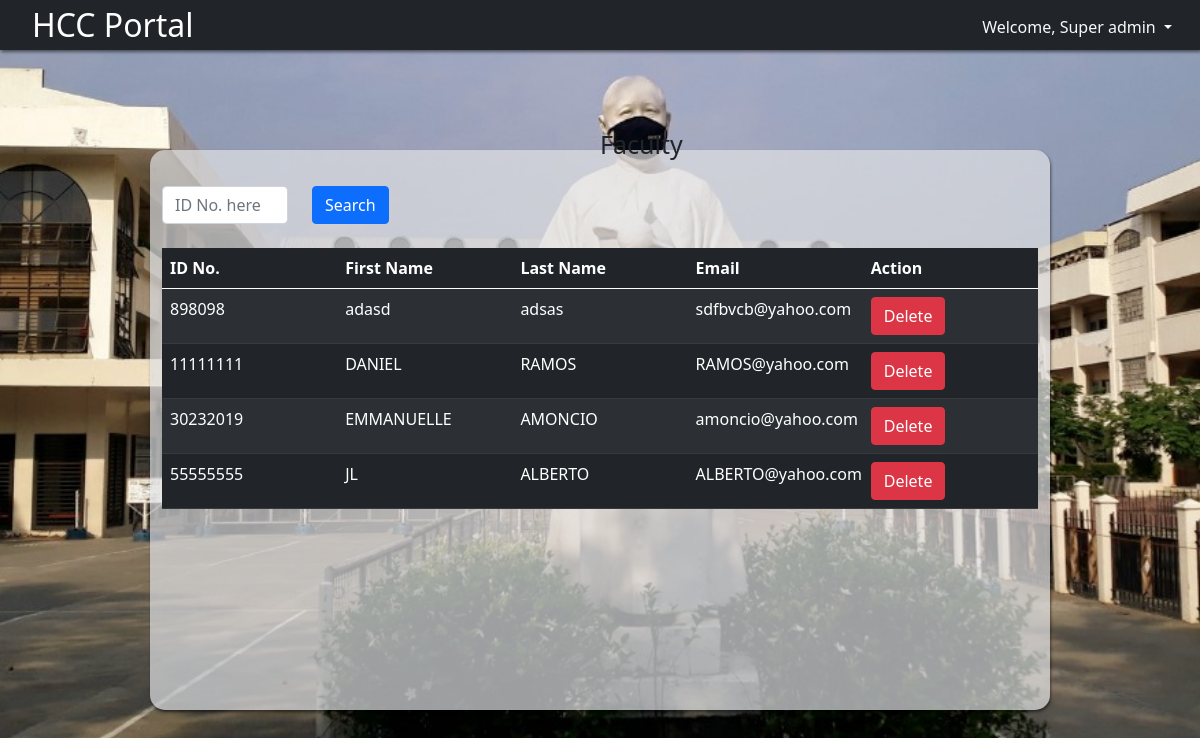
The page /admin/facultymembers.php (signed in) on the database its author committed.
### tables this page shows
CREATE TABLE `users` (
  `id` bigint(11) NOT NULL,
  `username` varchar(255) NOT NULL,
  `lastname` varchar(255) NOT NULL,
  `email` varchar(255) NOT NULL,
  `birthdate` varchar(255) NOT NULL,
  `tel` varchar(255) NOT NULL,
  `password` varchar(255) NOT NULL,
  `address` varchar(255) NOT NULL,
  `course` varchar(255) NOT NULL,
  `year` varchar(255) NOT NULL,
  `section` varchar(255) NOT NULL,
  `picture` varchar(255) NOT NULL,
  `role` varchar(255) NOT NULL
);

### admin/facultymembers.php (the view, shortened to what this page needs)
<?php
include '../config.php';
$sql = "SELECT * FROM users WHERE role='Faculty'";
$result = mysqli_query($conn, $sql);
?>
<!DOCTYPE html>
<html lang="en">
<body>
  <?php
    include("header.php");
  ?>
  <div class="container w-75">
    <form class="row" method="POST">
      <div class="col-xl" id="tablelength" style="margin-top:4%; position:relative;">
        <center><label class="form-label" id="titlepos">Faculty</label></center>
        <div class="row">
          <div class="col-md-2">
            <input type="text" name="searchRes" class="form-control" placeholder="ID No. here" maxlength="8" value="" required/>
          </div>
          <div class="col-md-1">
            <button class="btn btn-primary float-start" type="submit" name="findUser">Search</button>
          </div>
        </div>
      <br />
      <div class="table-wrapper-scroll-y scrollbar">
        <table class="table table-striped table-dark" id="table">
          <thead>
            <tr>
              <th scope="col" >ID No.</th>
              <th scope="col" >First Name</th>
              <th scope="col" >Last Name</th>
              <th scope="col" >Email</th>
              <th scope="col" >Action</th>
            </tr>
          </thead>
          <tbody>
            <?php
              if ($result->num_rows > 0) {
                while ($row = mysqli_fetch_array($result)) {
                  echo "<tr>";
                  echo "<td>".$row['id']."</td>";
                  echo "<td>".$row['username']."</td>";
                  echo "<td>".$row['lastname']."</td>";
                  echo "<td>".$row['email']."</td>";
                  echo "<td> <a href='userdelete.php?id=" .$row['id']. "&user=faculty' class='del-btn btn btn-danger'>Delete</a> </td>";
                  echo "</tr>";
              }
              } else {
                  echo "<tr>";
                  echo "<td colspan='5'>";
                  echo "<center>No Data Found.</center>";
                  echo "</td>";
                  echo "</tr>";
              }
            ?>
          </tbody>
        </table>
      </div>
      </div>
    </form>
  </div>
</body>
</html>

### assets/css/style.css (style rules this page uses)
html, body { height: 100%; overflow: hidden; }
body { background: url(../images/mainbg.jpg) center/cover no-repeat; height: 100vh; margin: 0; justify-content: center; font-family: Verdana, sans-serif; overflow: hidden; }
#titlepos { position:absolute; font-size:25px; top:-60px; }
.scrollbar { position: relative; height: 300px; overflow: auto; }
.table-wrapper-scroll-y { display: block; }
table { overflow-y: hidden; height: 5px; width:250px; table-layout:fixed; Overflow-y:scroll; }
table tr { height:1em; }
td { overflow:hidden; white-space:nowrap; }
.container { margin-top: 100px; height: 70%; background: rgba(224, 225, 228, 0.7); -moz-box-shadow: 1px 2px 3px rgba(0,0,0,.5); -webkit-box-shadow: 1px 2px 3px rgba(0,0,0,.5); box-shadow: 1px 2px 3px rgba(0,0,0,.5); border-radius: 15px; margin-bottom:50px; }

### rows shown on the page
users: id "898098", username "adasd", lastname "adsas", email "sdfbvcb@yahoo.com"
users: id "11111111", username "DANIEL", lastname "RAMOS", email "RAMOS@yahoo.com"
users: id "30232019", username "EMMANUELLE", lastname "AMONCIO", email "amoncio@yahoo.com"
users: id "55555555", username "JL", lastname "ALBERTO", email "ALBERTO@yahoo.com"

### other values the page prints
$_SESSION['username'] "admin"
